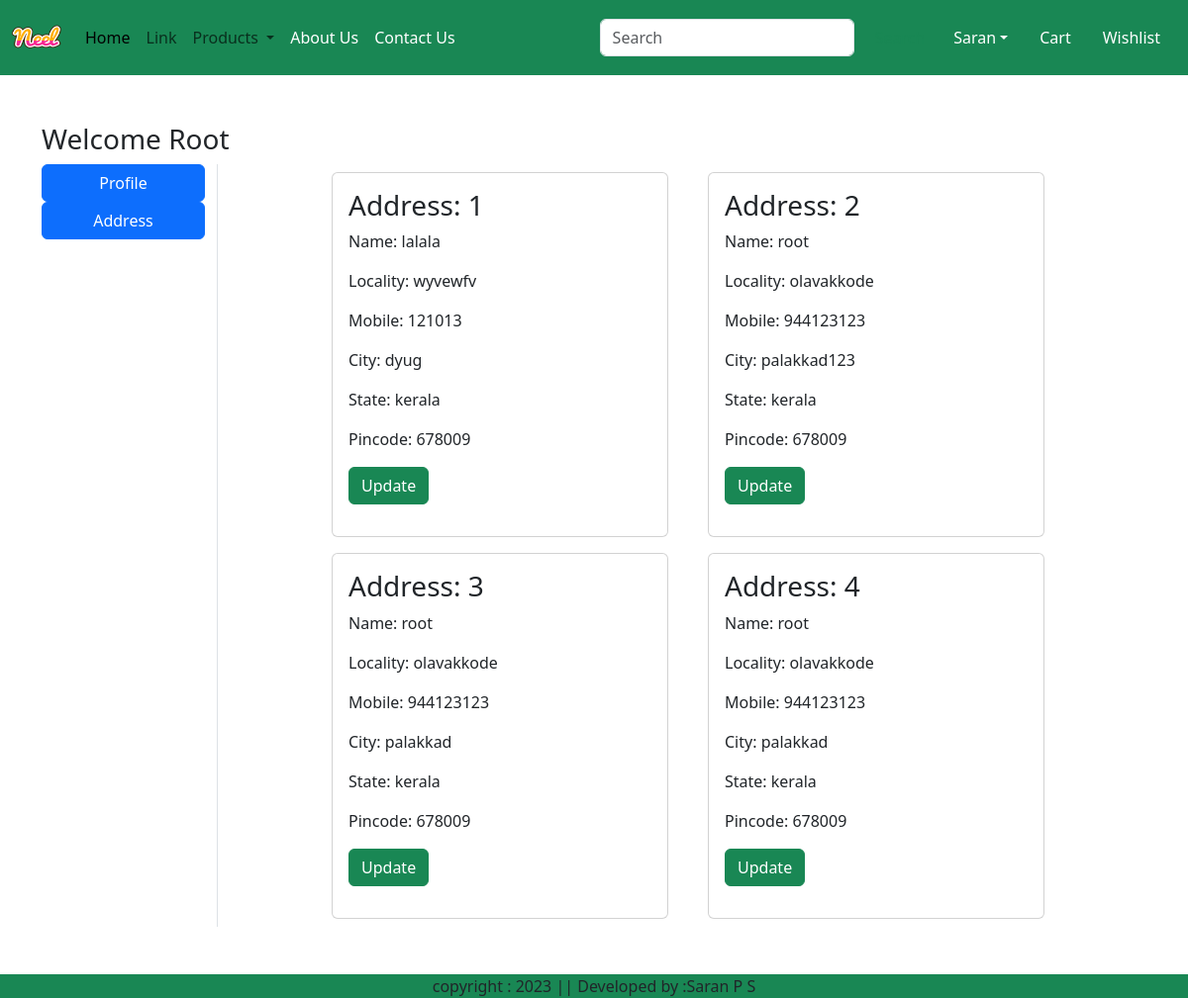
The page /address/ (signed in) on the database its author committed.
### app/models.py (models this page shows, shortened)
class Customer(models.Model):
    user=models.ForeignKey(User,on_delete=models.CASCADE)
    name=models.CharField(max_length=200)
    locality=models.CharField(max_length=200)
    city=models.CharField(max_length=50)
    mobile=models.IntegerField(default=0)
    zipcode=models.IntegerField()
    state=models.CharField(choices=STATE_CHOICES,max_length=100)

### app/views.py (the view)
# urls.py: path('address/',views.address,name='address'),
def address(request):
    add=Customer.objects.filter(user=request.user)
    return render(request,'app/address.html',locals())

### app/templates/app/address.html (shortened to what this page needs)
{% extends 'app/base.html' %}
{% load static  %}
{% block main-content %}
<div class='container my-5'>
    <div class='row'>
        <h3>Welcome <span class='text-capitalize'>{{request.user}}</span></h3>
        <div class='col-sm-2 border-end'>
            <ul class='list-unstyled'>
                <li class='d-grid'><a href={% url 'profile' %} class='btn btn-primary'>Profile</a></li>
                <li class='d-grid'><a href={% url 'address' %} class='btn btn-primary'>Address</a></li>
            </ul>
        </div>
        <div class='col-sm-8 offset-sm-1'>
            <div class='row'>
                {% for ad in add %}
                    <div class='col-sm-6'>
                        <div class='card m-2'>
                            <div class='card-body'>
                                <h3>Address: {{forloop.counter}}</h3>
                                <p>Name: {{ad.name}}</p>
                                <p>Locality: {{ad.locality}}</p>
                                <p>Mobile: {{ad.mobile}}</p>
                                <p>City: {{ad.city}}</p>
                                <p>State: {{ad.state}}</p>
                                <p>Pincode: {{ad.zipcode}}</p>
                                <p class='test-center'><a href={% url 'updateAddress' pk=ad.id%} type='button' class='btn btn-success'>Update</a>
                                </p>
                            </div>
                        </div>
                    </div>
                {% endfor %}
            </div>
        </div>
    </div>
</div>
{% endblock main-content %}

### rows shown on the page
Customer: name "lalala", locality "wyvewfv", mobile "121013", city "dyug", state "kerala", zipcode "678009"
Customer: name "root", locality "olavakkode", mobile "944123123", city "palakkad123", state "kerala", zipcode "678009"
Customer: name "root", locality "olavakkode", mobile "944123123", city "palakkad", state "kerala", zipcode "678009"
Customer: name "root", locality "olavakkode", mobile "944123123", city "palakkad", state "kerala", zipcode "678009"

### other values the page prints
{{ request.user }} "Root"
